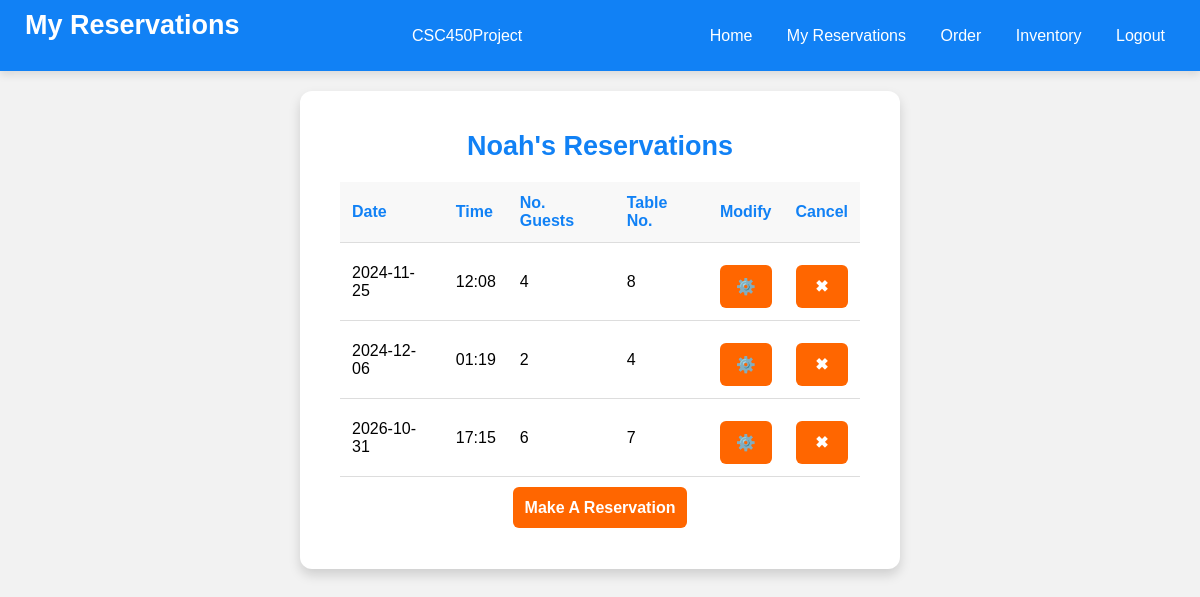
/myReservations (signed in), run on the app's committed database.
### tables this page shows
CREATE TABLE `Account` (
  `AccountID` INTEGER PRIMARY KEY AUTOINCREMENT,
  `AccountFN` varchar(50) NOT NULL,
  `AccountLN` varchar(50) NOT NULL,
  `AccountType` varchar(20) NOT NULL,
  `AccountEmail` varchar(100) NOT NULL UNIQUE,
  `AccountPhoneNo` varchar(15) NOT NULL UNIQUE,
  `AccountCreatedDate` date NOT NULL,
  `PasswordHash` char(64) NOT NULL);

CREATE TABLE `Reservation` (
  `ResID` INTEGER PRIMARY KEY AUTOINCREMENT,
  `ResDate` date NOT NULL,
  `ResTime` varchar(10) NOT NULL,
  `ResNoGuests` int NOT NULL,
  `TimeCreated` varchar(10) NOT NULL,
  `TimeUpdated` varchar(20) NOT NULL,
  `ResStatus` varchar(20) DEFAULT NULL,
  `ResOwner` int NOT NULL,
  FOREIGN KEY (ResOwner) REFERENCES Account(AccountID)
);

### app.py (the view, shortened to what this page needs)
@app.route('/myReservations', methods=['GET', 'POST'])
def my_reservations():
    session.pop('reservation_chosen', None)
    db = Database()
    name = db.get_name_from_email(session['email'])[0]
    reservations = db.get_user_reservations(session['email'])
    return render_template('myReservations.html', name = name, reservations = reservations)

### database.py (called while the page is built)
    def __del__(self):
        self.cursor.close()

    def get_name_from_email(self, email: str) -> tuple:
        command = """
        SELECT AccountFN, AccountLN
        FROM Account
        WHERE AccountEmail = ?
        """
        params = (email,)
        self.cursor.execute(command, params)
        return self.cursor.fetchone()

    def get_user_reservations(self, email: str) -> list | None:
        command = """
        SELECT r.ResDate, r.ResTime, r.ResNoGuests, r.ResID
        FROM Account a, Reservation r
        WHERE r.ResOwner = a.AccountID
        AND a.AccountEmail = ?
        AND ResStatus IN ("scheduled", "ready", "checked_in", "finished")
        ORDER BY r.Resdate ASC, r.ResTime ASC
        """
        params = (email,)
        self.cursor.execute(command, params)
        results = self.cursor.fetchall()
        if len(results) <= 0:
            return None
        return results

### templates/myReservations.html (shortened to what this page needs)
<!DOCTYPE html>
<html lang="en">
<head>
</head>
<body>
    <div class="navbar">
        <h1>My Reservations</h1>
        <div class="brand">CSC450Project</div>
        <div>
            <a href="/home">Home</a>
            {% if session.get('email') %}
                <a href="/myReservations">My Reservations</a>
                <a href="/ordering">Order</a>
                <a href="/inventory">Inventory</a>
                <a href="/logout">Logout</a>
            {% else %}
                <a href="/login">Login</a>
            {% endif %}
        </div>
    </div>
    <div class="table-container">
        <h2>{{ name }}'s Reservations</h2>
        {% if reservations %}
        <table id="reservation-table">
            <thead>
                <tr>
                    <th>Date</th>
                    <th>Time</th>
                    <th>No. Guests</th>
                    <th>Table No.</th>
                    <th>Modify</th>
                    <th>Cancel</th>
                </tr>
            </thead>
            <tbody id="reservation-table-body">
                {% for row in reservations %}
                    <tr>
                        <td>{{ row[0] }}</td>
                        <td>{{ row[1] }}</td>
                        <td>{{ row[2] }}</td>
                        <td>{{ row[3] }}</td>
                        <td>
                            <form action="/reservation" method="POST" style="display:inline;">
                                <button type="submit">⚙️</button>
                            </form>
                        </td>
                        <td>
                            <form action="/myReservations" method="POST" style="display:inline;" onsubmit="return confirmCancel();">
                                <button type="submit">✖</button>
                            </form>
                        </td>
                    </tr>
                {% endfor %}
            </tbody>
        </table>
        <div id="reservationInfo">
            <a href="/reservationInfo" id="reservationInfoButton">Make A Reservation</a>
        </div>
        {% else %}
        <h4>No upcoming reservations. Schedule one!</h4>
        {% endif %}
    </div>
</body>
</html>

### templates/myReservations.html (style rules this page uses)
* { box-sizing: border-box; margin: 0; padding: 0; }
body { font-family: Arial, sans-serif; background-color: #f2f2f2; display: flex; flex-direction: column; justify-content: flex-start; align-items: center; min-height: 100vh; padding-top: 0; }
.navbar { display: flex; justify-content: space-between; align-items: center; background-color: #1181f5; color: #ffffff; padding: 10px 20px; box-shadow: 0 4px 8px rgba(0, 0, 0, 0.1); position: sticky; top: 0; width: 100%; z-index: 1000; }
.navbar a { color: #ffffff; text-decoration: none; margin: 0 15px; font-size: 16px; transition: color 0.3s; }
.form-container, .table-container { background-color: #ffffff; padding: 40px; border-radius: 12px; box-shadow: 0 6px 12px rgba(0, 0, 0, 0.15); width: 600px; max-width: 90%; margin-bottom: 30px; margin-top: 20px; }
h1 { color: #ffffff; text-align: left; margin-bottom: 20px; margin-left: 5px; font-size: 27px; }
h2 { color: #1181f5; text-align: center; margin-bottom: 20px; font-size: 27px; }
button { width: 100%; padding: 12px; background-color: #ff6600; color: #ffffff; border: none; border-radius: 6px; font-size: 16px; font-weight: bold; cursor: pointer; transition: background-color 0.3s; margin-top: 10px; }
#reservationInfo { text-align: center; margin-top: 10px; padding: 12px; }
#reservationInfoButton { width: 100%; padding: 12px; background-color: #ff6600; color: #ffffff; border: none; border-radius: 6px; font-size: 16px; font-weight: bold; cursor: pointer; transition: background-color 0.3s; text-decoration: none; }
.table-container table { width: 100%; border-collapse: collapse; margin-top: 20px; }
.table-container th, .table-container td { padding: 12px; text-align: left; border-bottom: 1px solid #dddddd; }
.table-container th { background-color: #f8f8f8; color: #1181f5; }

### data on the page
Account: AccountFN "Noah"
Reservation: ResDate "2024-11-25", ResTime "12:08", ResNoGuests "4", ResID "8"
Reservation: ResDate "2024-12-06", ResTime "01:19", ResNoGuests "2", ResID "4"
Reservation: ResDate "2026-10-31", ResTime "17:15", ResNoGuests "6", ResID "7"
